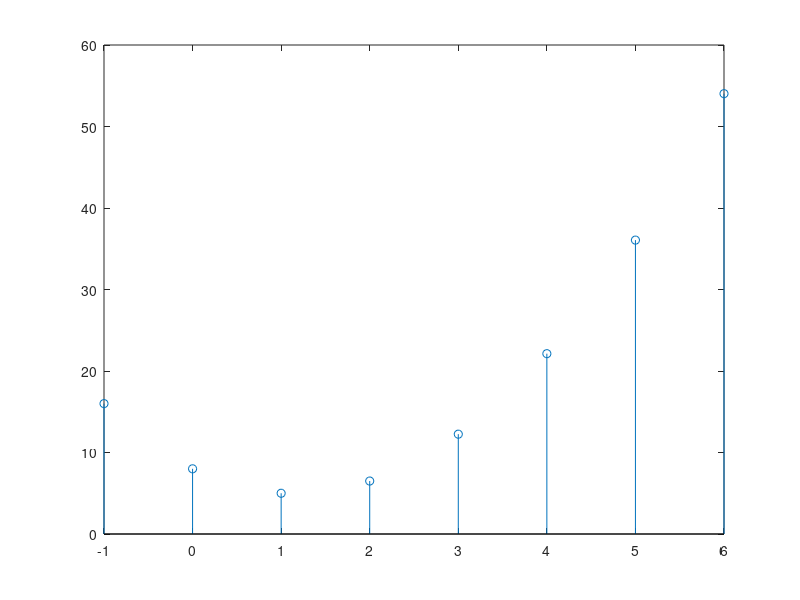

Source code (MATLAB):
clc;
clear all;
close all;

n = -1:6;
y = 16;
x = n.^2;
x(1)=0;

for k=1:length(n)-1
    y(k+1)= 0.5.*y(k)+x(k+1)
end

stem(n,y)